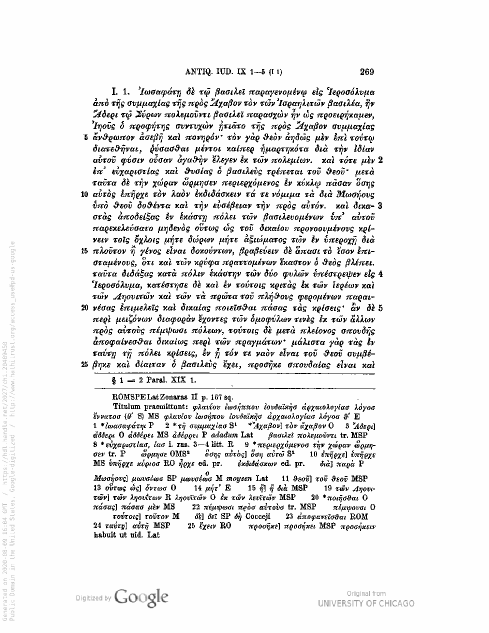
#> input picture review/Antiquities_Niese_BookIX_2026-10-09/evidence/Niese-pdf-277.png, 978 x 1265 px (shown at 1/2 size); its folder holds 4 pictures in this run
$ python inspection_views.py
#> lines starting #> are read from the running program, lines starting #| are printed output that depends on the picture; after the words box and inside, x2 and y2 are one past the last pixel; in counts of white or black regions, pixels touching at a corner belong together
from pathlib import Path
import json,sys
from PIL import Image,ImageDraw
P=Path(__file__).resolve().parent;R=Path('C:/workspace/Antiquities-Niese-09-runtime-20261009')
if len(sys.argv)>1:
 lo,hi=map(int,sys.argv[1:3]);rows=json.loads((P/'INITIAL_GREEK_CENSUS.json').read_text(encoding='utf8'));last=None
 for r in rows:
  n=r['niese']
  if not lo<=n<=hi:continue
  if r['latin_target']!=last:
   print('\nLATIN',r['latin_target'],r['latin_target_text']);last=r['latin_target']
  print('G',n,r['greek'])
else:
 for first in range(277,336,2):
  ims=[]
  for page in range(first,min(first+2,336)):
   im=Image.open(P/'evidence'/f'Niese-pdf-{page:03}.png').convert('RGB');w,h=im.size
#> further down, im is the input picture: PIL image 978x1265 RGB; min 0, max 254, mean 235.6
#> after `w, h = im.size`: w = 978; h = 1265
   im=im.crop((int(w*.17),int(h*.085),int(w*.92),int(h*.71)));ims.append((page,im))
#> after `im = im.crop((int(w * 0.17), int(h * 0.085), int(w * 0.92), int(h * 0.`:
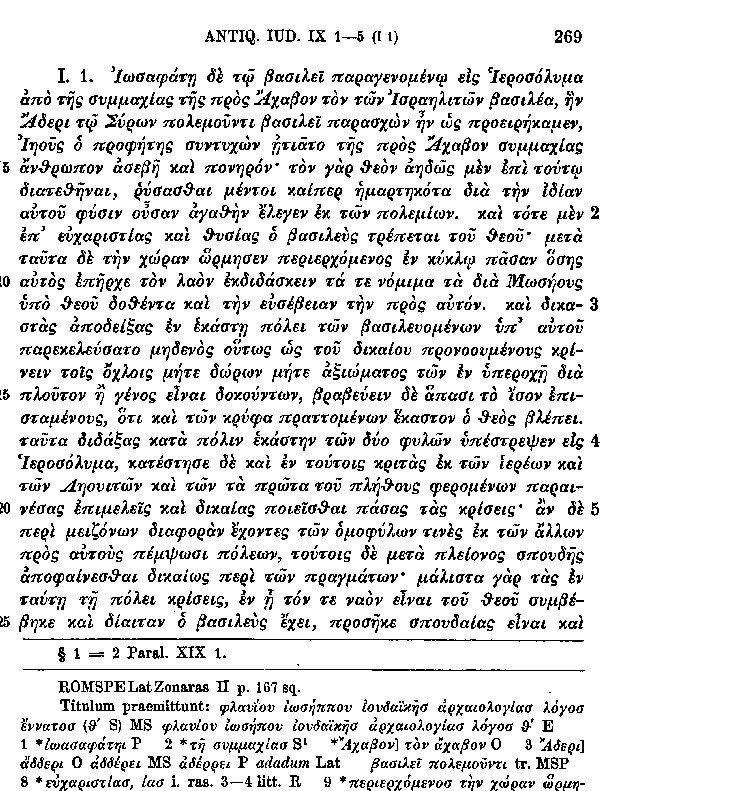
#> im: PIL image 733x791 RGB; values 0 (black) and 254 (white), 87.6% white; black in thin lines or dots, all inside (x1, y1, x2, y2) = (0, 29, 600, 791)
#> (the run stopped early here; a loop or call above may not have finished)
